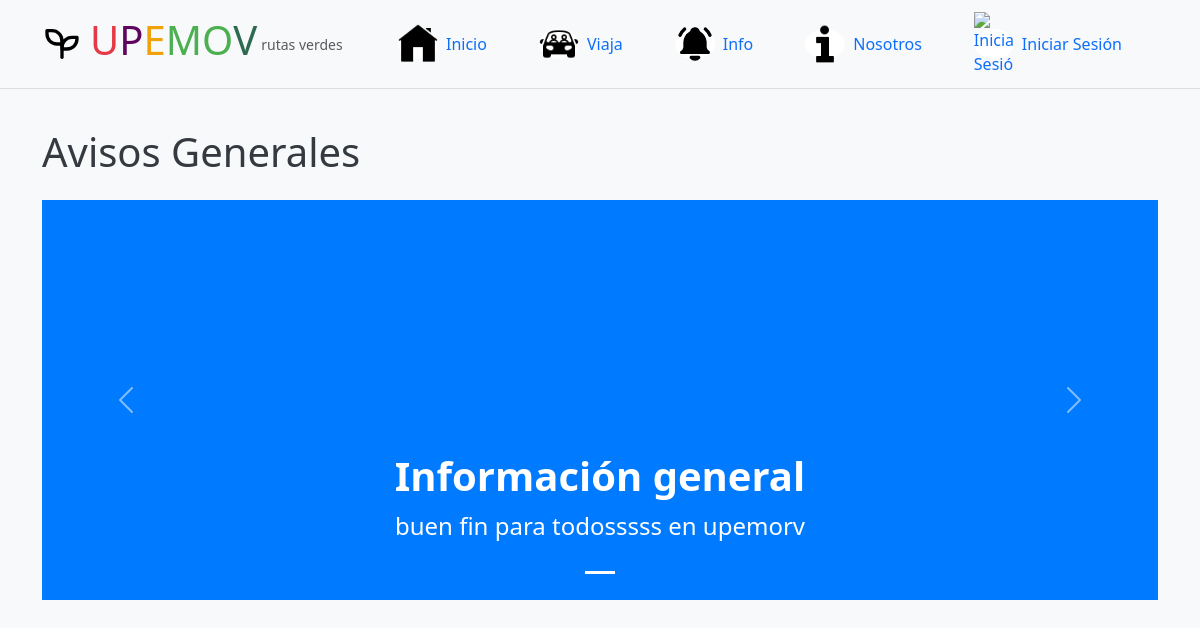
/view/avisosGeneral.php, run on the app's committed database.
### tables this page shows
CREATE TABLE avisosGeneral (
    id INT NOT NULL AUTO_INCREMENT PRIMARY KEY,
    titulo TEXT NOT NULL,
    mensaje TEXT NOT NULL,
    fecha TIMESTAMP DEFAULT CURRENT_TIMESTAMP
);

### model/mostrar_avisos.php (called while the page is built)
<?php
include 'db.php';
function obtenerAvisos() {
    global $conn;
    $query = "SELECT titulo, mensaje FROM avisosGeneral ORDER BY fecha DESC";
    $result = $conn->query($query);
    if ($result && $result->num_rows > 0) {
        return $result->fetch_all(MYSQLI_ASSOC);
    } else {
        return [];
    }
}
?>

### view/avisosGeneral.php (the view, shortened to what this page needs)
<?php
include '../../estancia/model/mostrar_avisos.php';
include 'header.php';
$anuncios = obtenerAvisos();
?>
<!DOCTYPE html>
<html lang="es">
<head>
    <link rel="stylesheet" href="https://cdn.jsdelivr.net/npm/bootstrap@5.3.0/dist/css/bootstrap.min.css">
</head>
<body>
    <div class="container mt-5">
        <h1 class="text-center mb-4">Avisos Generales</h1>
        <div id="avisosCarousel" class="carousel slide" data-bs-ride="carousel">
            <div class="carousel-indicators">
                <?php foreach ($anuncios as $index => $anuncio): ?>
                    <button type="button" data-bs-target="#avisosCarousel" data-bs-slide-to="<?= $index ?>" class="<?= $index === 0 ? 'active' : '' ?>" aria-label="Slide <?= $index + 1 ?>"></button>
                <?php endforeach; ?>
            </div>
            <div class="carousel-inner">
                <?php foreach ($anuncios as $index => $anuncio): ?>
                    <div class="carousel-item <?= $index === 0 ? 'active' : '' ?>">
                        <div class="carousel-caption">
                            <h5><?= htmlspecialchars($anuncio['titulo']) ?></h5>
                            <p><?= htmlspecialchars($anuncio['mensaje']) ?></p>
                        </div>
                    </div>
                <?php endforeach; ?>
            </div>
            <button class="carousel-control-prev" type="button" data-bs-target="#avisosCarousel" data-bs-slide="prev">
                <span class="carousel-control-prev-icon" aria-hidden="true"></span>
            </button>
            <button class="carousel-control-next" type="button" data-bs-target="#avisosCarousel" data-bs-slide="next">
                <span class="carousel-control-next-icon" aria-hidden="true"></span>
            </button>
        </div>
    </div>
</body>
</html>

### public/css/header.css (style rules this page uses)
body { padding-top: 80px; }
h1 { font-size: 24px; font-weight: bold; display: flex; align-items: center; margin: 0; }

### view/avisosGeneral.php (style rules this page uses)
body { background-color: #f8f9fa; color: #343a40; }
.carousel-item { height: 400px; background-size: cover; background-repeat: no-repeat; background-position: center; }
.carousel-item:nth-child(odd) { background-color: #007bff; }
.carousel-caption h5 { font-size: 2.5rem; font-weight: bold; }
.carousel-caption p { font-size: 1.5rem; }
h1 { text-align:center; }

### data on the page
avisosgeneral: titulo "Información general", mensaje "buen fin para todosssss en upemorv"
